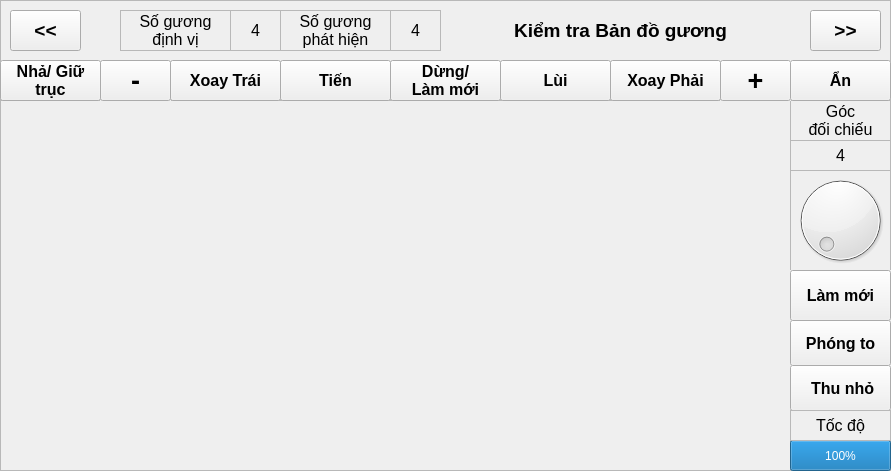
    <widget class="QFrame" name="fr_nav350">
     <property name="geometry">
      <rect>
       <x>0</x>
       <y>0</y>
       <width>891</width>
       <height>471</height>
      </rect>
     </property>
     <property name="autoFillBackground">
      <bool>true</bool>
     </property>
     <property name="frameShape">
      <enum>QFrame::StyledPanel</enum>
     </property>
     <property name="frameShadow">
      <enum>QFrame::Raised</enum>
     </property>
     <widget class="QFrame" name="fr_showReflector">
      <property name="geometry">
       <rect>
        <x>0</x>
        <y>100</y>
        <width>791</width>
        <height>371</height>
       </rect>
      </property>
      <property name="autoFillBackground">
       <bool>true</bool>
      </property>
      <property name="frameShape">
       <enum>QFrame::StyledPanel</enum>
      </property>
      <property name="frameShadow">
       <enum>QFrame::Raised</enum>
      </property>
      <widget class="QLabel" name="lb_rf_0">
       <property name="geometry">
        <rect>
         <x>-20</x>
         <y>0</y>
         <width>21</width>
         <height>21</height>
        </rect>
       </property>
       <property name="font">
        <font>
         <pointsize>8</pointsize>
        </font>
       </property>
       <property name="autoFillBackground">
        <bool>true</bool>
       </property>
       <property name="frameShape">
        <enum>QFrame::StyledPanel</enum>
       </property>
       <property name="text">
        <string>ID</string>
       </property>
       <property name="alignment">
        <set>Qt::AlignCenter</set>
       </property>
      </widget>
      <widget class="QLabel" name="lb_rf_1">
       <property name="geometry">
        <rect>
         <x>-20</x>
         <y>20</y>
         <width>21</width>
         <height>21</height>
        </rect>
       </property>
       <property name="font">
        <font>
         <pointsize>8</pointsize>
        </font>
       </property>
       <property name="autoFillBackground">
        <bool>true</bool>
       </property>
       <property name="frameShape">
        <enum>QFrame::StyledPanel</enum>
       </property>
       <property name="text">
        <string>ID</string>
       </property>
       <property name="alignment">
        <set>Qt::AlignCenter</set>
       </property>
      </widget>
      <widget class="QLabel" name="lb_rf_2">
       <property name="geometry">
        <rect>
         <x>-20</x>
         <y>40</y>
         <width>21</width>
         <height>21</height>
        </rect>
       </property>
       <property name="font">
        <font>
         <pointsize>8</pointsize>
        </font>
       </property>
       <property name="autoFillBackground">
        <bool>true</bool>
       </property>
       <property name="frameShape">
        <enum>QFrame::StyledPanel</enum>
       </property>
       <property name="text">
        <string>ID</string>
       </property>
       <property name="alignment">
        <set>Qt::AlignCenter</set>
       </property>
      </widget>
      <widget class="QLabel" name="lb_rf_3">
       <property name="geometry">
        <rect>
         <x>-20</x>
         <y>60</y>
         <width>21</width>
         <height>21</height>
        </rect>
       </property>
       <property name="font">
        <font>
         <pointsize>8</pointsize>
        </font>
       </property>
       <property name="autoFillBackground">
        <bool>true</bool>
       </property>
       <property name="frameShape">
        <enum>QFrame::StyledPanel</enum>
       </property>
       <property name="text">
        <string>ID</string>
       </property>
       <property name="alignment">
        <set>Qt::AlignCenter</set>
       </property>
      </widget>
      <widget class="QLabel" name="lb_rf_4">
       <property name="geometry">
        <rect>
         <x>-20</x>
         <y>80</y>
         <width>21</width>
         <height>21</height>
        </rect>
       </property>
       <property name="font">
        <font>
         <pointsize>8</pointsize>
        </font>
       </property>
       <property name="autoFillBackground">
        <bool>true</bool>
       </property>
       <property name="frameShape">
        <enum>QFrame::StyledPanel</enum>
       </property>
       <property name="text">
        <string>ID</string>
       </property>
       <property name="alignment">
        <set>Qt::AlignCenter</set>
       </property>
      </widget>
      <widget class="QLabel" name="lb_rf_5">
       <property name="geometry">
        <rect>
         <x>-20</x>
         <y>100</y>
         <width>21</width>
         <height>21</height>
        </rect>
       </property>
       <property name="font">
        <font>
         <pointsize>8</pointsize>
        </font>
       </property>
       <property name="autoFillBackground">
        <bool>true</bool>
       </property>
       <property name="frameShape">
        <enum>QFrame::StyledPanel</enum>
       </property>
       <property name="text">
        <string>ID</string>
       </property>
       <property name="alignment">
        <set>Qt::AlignCenter</set>
       </property>
      </widget>
      <widget class="QLabel" name="lb_rf_6">
       <property name="geometry">
        <rect>
         <x>-20</x>
         <y>120</y>
         <width>21</width>
         <height>21</height>
        </rect>
       </property>
       <property name="font">
        <font>
         <pointsize>8</pointsize>
        </font>
       </property>
       <property name="autoFillBackground">
        <bool>true</bool>
       </property>
       <property name="frameShape">
        <enum>QFrame::StyledPanel</enum>
       </property>
       <property name="text">
        <string>ID</string>
       </property>
       <property name="alignment">
        <set>Qt::AlignCenter</set>
       </property>
      </widget>
      <widget class="QLabel" name="lb_rf_7">
       <property name="geometry">
        <rect>
         <x>-20</x>
         <y>140</y>
         <width>21</width>
         <height>21</height>
        </rect>
       </property>
       <property name="font">
        <font>
         <pointsize>8</pointsize>
        </font>
       </property>
       <property name="autoFillBackground">
        <bool>true</bool>
       </property>
       <property name="frameShape">
        <enum>QFrame::StyledPanel</enum>
       </property>
       <property name="text">
        <string>ID</string>
       </property>
       <property name="alignment">
        <set>Qt::AlignCenter</set>
       </property>
      </widget>
      <widget class="QLabel" name="lb_rf_8">
       <property name="geometry">
        <rect>
         <x>-20</x>
         <y>160</y>
         <width>21</width>
         <height>21</height>
        </rect>
       </property>
       <property name="font">
        <font>
         <pointsize>8</pointsize>
        </font>
       </property>
       <property name="autoFillBackground">
        <bool>true</bool>
       </property>
       <property name="frameShape">
        <enum>QFrame::StyledPanel</enum>
       </property>
       <property name="text">
        <string>ID</string>
       </property>
       <property name="alignment">
        <set>Qt::AlignCenter</set>
       </property>
      </widget>
      <widget class="QLabel" name="lb_rf_9">
       <property name="geometry">
        <rect>
         <x>-20</x>
         <y>180</y>
         <width>21</width>
         <height>21</height>
        </rect>
       </property>
       <property name="font">
        <font>
         <pointsize>8</pointsize>
        </font>
       </property>
       <property name="autoFillBackground">
        <bool>true</bool>
       </property>
       <property name="frameShape">
        <enum>QFrame::StyledPanel</enum>
       </property>
       <property name="text">
        <string>ID</string>
       </property>
       <property name="alignment">
        <set>Qt::AlignCenter</set>
       </property>
      </widget>
      <widget class="QLabel" name="lb_rf_10">
       <property name="geometry">
        <rect>
         <x>-20</x>
         <y>200</y>
         <width>21</width>
         <height>21</height>
        </rect>
       </property>
       <property name="font">
        <font>
         <pointsize>8</pointsize>
        </font>
       </property>
       <property name="autoFillBackground">
        <bool>true</bool>
       </property>
       <property name="frameShape">
        <enum>QFrame::StyledPanel</enum>
       </property>
       <property name="text">
        <string>ID</string>
       </property>
       <property name="alignment">
        <set>Qt::AlignCenter</set>
       </property>
      </widget>
      <widget class="QLabel" name="lb_rf_11">
       <property name="geometry">
        <rect>
         <x>-20</x>
         <y>220</y>
         <width>21</width>
         <height>21</height>
        </rect>
       </property>
       <property name="font">
        <font>
         <pointsize>8</pointsize>
        </font>
       </property>
       <property name="autoFillBackground">
        <bool>true</bool>
       </property>
       <property name="frameShape">
        <enum>QFrame::StyledPanel</enum>
       </property>
       <property name="text">
        <string>ID</string>
       </property>
       <property name="alignment">
        <set>Qt::AlignCenter</set>
       </property>
      </widget>
      <widget class="QLabel" name="lb_rf_12">
       <property name="geometry">
        <rect>
         <x>-20</x>
         <y>240</y>
         <width>21</width>
         <height>21</height>
        </rect>
       </property>
       <property name="font">
        <font>
         <pointsize>8</pointsize>
        </font>
       </property>
       <property name="autoFillBackground">
        <bool>true</bool>
       </property>
       <property name="frameShape">
        <enum>QFrame::StyledPanel</enum>
       </property>
       <property name="text">
        <string>ID</string>
       </property>
       <property name="alignment">
        <set>Qt::AlignCenter</set>
       </property>
      </widget>
      <widget class="QLabel" name="lb_rf_13">
       <property name="geometry">
        <rect>
         <x>-20</x>
         <y>260</y>
         <width>21</width>
         <height>21</height>
        </rect>
       </property>
       <property name="font">
        <font>
         <pointsize>8</pointsize>
        </font>
       </property>
       <property name="autoFillBackground">
        <bool>true</bool>
       </property>
       <property name="frameShape">
        <enum>QFrame::StyledPanel</enum>
       </property>
       <property name="text">
        <string>ID</string>
       </property>
       <property name="alignment">
        <set>Qt::AlignCenter</set>
       </property>
      </widget>
      <widget class="QLabel" name="lb_rf_14">
       <property name="geometry">
        <rect>
         <x>-20</x>
         <y>280</y>
         <width>21</width>
         <height>21</height>
        </rect>
       </property>
       <property name="font">
        <font>
         <pointsize>8</pointsize>
        </font>
       </property>
       <property name="autoFillBackground">
        <bool>true</bool>
       </property>
       <property name="frameShape">
        <enum>QFrame::StyledPanel</enum>
       </property>
       <property name="text">
        <string>ID</string>
       </property>
       <property name="alignment">
        <set>Qt::AlignCenter</set>
       </property>
      </widget>
      <widget class="QLabel" name="lb_rf_15">
       <property name="geometry">
        <rect>
         <x>-20</x>
         <y>300</y>
         <width>21</width>
         <height>21</height>
        </rect>
       </property>
       <property name="font">
        <font>
         <pointsize>8</pointsize>
        </font>
       </property>
       <property name="autoFillBackground">
        <bool>true</bool>
       </property>
       <property name="frameShape">
        <enum>QFrame::StyledPanel</enum>
       </property>
       <property name="text">
        <string>ID</string>
       </property>
       <property name="alignment">
        <set>Qt::AlignCenter</set>
       </property>
      </widget>
      <widget class="QLabel" name="lb_rf_16">
       <property name="geometry">
        <rect>
         <x>-20</x>
         <y>320</y>
         <width>21</width>
         <height>21</height>
        </rect>
       </property>
       <property name="font">
        <font>
         <pointsize>8</pointsize>
        </font>
       </property>
       <property name="autoFillBackground">
        <bool>true</bool>
       </property>
       <property name="frameShape">
        <enum>QFrame::StyledPanel</enum>
       </property>
       <property name="text">
        <string>ID</string>
       </property>
       <property name="alignment">
        <set>Qt::AlignCenter</set>
       </property>
      </widget>
      <widget class="QLabel" name="lb_rf_17">
       <property name="geometry">
        <rect>
         <x>-20</x>
         <y>340</y>
         <width>21</width>
         <height>21</height>
        </rect>
       </property>
       <property name="font">
        <font>
         <pointsize>8</pointsize>
        </font>
       </property>
       <property name="autoFillBackground">
        <bool>true</bool>
       </property>
       <property name="frameShape">
        <enum>QFrame::StyledPanel</enum>
       </property>
       <property name="text">
        <string>ID</string>
       </property>
       <property name="alignment">
        <set>Qt::AlignCenter</set>
       </property>
      </widget>
      <widget class="QLabel" name="lb_rf_18">
       <property name="geometry">
        <rect>
         <x>-20</x>
         <y>360</y>
         <width>21</width>
         <height>21</height>
        </rect>
       </property>
       <property name="font">
        <font>
         <pointsize>8</pointsize>
        </font>
       </property>
       <property name="autoFillBackground">
        <bool>true</bool>
       </property>
       <property name="frameShape">
        <enum>QFrame::StyledPanel</enum>
       </property>
       <property name="text">
        <string>ID</string>
       </property>
       <property name="alignment">
        <set>Qt::AlignCenter</set>
       </property>
      </widget>
     </widget>
     <widget class="QLabel" name="lb_reflectorLoc">
      <property name="geometry">
       <rect>
        <x>120</x>
        <y>10</y>
        <width>111</width>
        <height>41</height>
       </rect>
      </property>
      <property name="font">
       <font>
        <pointsize>12</pointsize>
       </font>
      </property>
      <property name="autoFillBackground">
       <bool>false</bool>
      </property>
      <property name="frameShape">
       <enum>QFrame::StyledPanel</enum>
      </property>
      <property name="lineWidth">
       <number>1</number>
      </property>
      <property name="midLineWidth">
       <number>0</number>
      </property>
      <property name="text">
       <string>Số gương
định vị</string>
      </property>
      <property name="scaledContents">
       <bool>false</bool>
      </property>
      <property name="alignment">
       <set>Qt::AlignCenter</set>
      </property>
      <property name="wordWrap">
       <bool>false</bool>
      </property>
      <property name="openExternalLinks">
       <bool>false</bool>
      </property>
     </widget>
     <widget class="QLabel" name="lbv_reflectorLoc">
      <property name="geometry">
       <rect>
        <x>230</x>
        <y>10</y>
        <width>51</width>
        <height>41</height>
       </rect>
      </property>
      <property name="font">
       <font>
        <pointsize>12</pointsize>
       </font>
      </property>
      <property name="autoFillBackground">
       <bool>false</bool>
      </property>
      <property name="frameShape">
       <enum>QFrame::StyledPanel</enum>
      </property>
      <property name="lineWidth">
       <number>1</number>
      </property>
      <property name="midLineWidth">
       <number>0</number>
      </property>
      <property name="text">
       <string>4</string>
      </property>
      <property name="scaledContents">
       <bool>false</bool>
      </property>
      <property name="alignment">
       <set>Qt::AlignCenter</set>
      </property>
      <property name="wordWrap">
       <bool>false</bool>
      </property>
      <property name="openExternalLinks">
       <bool>false</bool>
      </property>
     </widget>
     <widget class="QLabel" name="lb_reflectorDetect">
      <property name="geometry">
       <rect>
        <x>280</x>
        <y>10</y>
        <width>111</width>
        <height>41</height>
       </rect>
      </property>
      <property name="font">
       <font>
        <pointsize>12</pointsize>
       </font>
      </property>
      <property name="autoFillBackground">
       <bool>false</bool>
      </property>
      <property name="frameShape">
       <enum>QFrame::StyledPanel</enum>
      </property>
      <property name="lineWidth">
       <number>1</number>
      </property>
      <property name="midLineWidth">
       <number>0</number>
      </property>
      <property name="text">
       <string>Số gương
phát hiện</string>
      </property>
      <property name="scaledContents">
       <bool>false</bool>
      </property>
      <property name="alignment">
       <set>Qt::AlignCenter</set>
      </property>
      <property name="wordWrap">
       <bool>false</bool>
      </property>
      <property name="openExternalLinks">
       <bool>false</bool>
      </property>
     </widget>
     <widget class="QLabel" name="lbv_reflectorDetect">
      <property name="geometry">
       <rect>
        <x>390</x>
        <y>10</y>
        <width>51</width>
        <height>41</height>
       </rect>
      </property>
      <property name="font">
       <font>
        <pointsize>12</pointsize>
       </font>
      </property>
      <property name="autoFillBackground">
       <bool>false</bool>
      </property>
      <property name="frameShape">
       <enum>QFrame::StyledPanel</enum>
      </property>
      <property name="lineWidth">
       <number>1</number>
      </property>
      <property name="midLineWidth">
       <number>0</number>
      </property>
      <property name="text">
       <string>4</string>
      </property>
      <property name="scaledContents">
       <bool>false</bool>
      </property>
      <property name="alignment">
       <set>Qt::AlignCenter</set>
      </property>
      <property name="wordWrap">
       <bool>false</bool>
      </property>
      <property name="openExternalLinks">
       <bool>false</bool>
      </property>
     </widget>
     <widget class="QLabel" name="lb_angleCompare">
      <property name="geometry">
       <rect>
        <x>790</x>
        <y>100</y>
        <width>101</width>
        <height>41</height>
       </rect>
      </property>
      <property name="font">
       <font>
        <pointsize>12</pointsize>
       </font>
      </property>
      <property name="autoFillBackground">
       <bool>false</bool>
      </property>
      <property name="frameShape">
       <enum>QFrame::StyledPanel</enum>
      </property>
      <property name="lineWidth">
       <number>1</number>
      </property>
      <property name="midLineWidth">
       <number>0</number>
      </property>
      <property name="text">
       <string>Góc
đối chiếu</string>
      </property>
      <property name="scaledContents">
       <bool>false</bool>
      </property>
      <property name="alignment">
       <set>Qt::AlignCenter</set>
      </property>
      <property name="wordWrap">
       <bool>false</bool>
      </property>
      <property name="openExternalLinks">
       <bool>false</bool>
      </property>
     </widget>
     <widget class="QLabel" name="lbv_angleCompare">
      <property name="geometry">
       <rect>
        <x>790</x>
        <y>140</y>
        <width>101</width>
        <height>31</height>
       </rect>
      </property>
      <property name="font">
       <font>
        <pointsize>12</pointsize>
       </font>
      </property>
      <property name="autoFillBackground">
       <bool>false</bool>
      </property>
      <property name="frameShape">
       <enum>QFrame::StyledPanel</enum>
      </property>
      <property name="lineWidth">
       <number>1</number>
      </property>
      <property name="midLineWidth">
       <number>0</number>
      </property>
      <property name="text">
       <string>4</string>
      </property>
      <property name="scaledContents">
       <bool>false</bool>
      </property>
      <property name="alignment">
       <set>Qt::AlignCenter</set>
      </property>
      <property name="wordWrap">
       <bool>false</bool>
      </property>
      <property name="openExternalLinks">
       <bool>false</bool>
      </property>
     </widget>
     <widget class="QDial" name="dial_angleCompare">
      <property name="geometry">
       <rect>
        <x>790</x>
        <y>170</y>
        <width>101</width>
        <height>101</height>
       </rect>
      </property>
      <property name="maximum">
       <number>180</number>
      </property>
     </widget>
     <widget class="QPushButton" name="bt_page_editSpecialPoint">
      <property name="geometry">
       <rect>
        <x>810</x>
        <y>10</y>
        <width>71</width>
        <height>41</height>
       </rect>
      </property>
      <property name="font">
       <font>
        <pointsize>14</pointsize>
        <weight>75</weight>
        <bold>true</bold>
       </font>
      </property>
      <property name="text">
       <string>&gt;&gt;</string>
      </property>
     </widget>
     <widget class="QPushButton" name="bt_page_getPoint">
      <property name="geometry">
       <rect>
        <x>10</x>
        <y>10</y>
        <width>71</width>
        <height>41</height>
       </rect>
      </property>
      <property name="font">
       <font>
        <pointsize>14</pointsize>
        <weight>75</weight>
        <bold>true</bold>
       </font>
      </property>
      <property name="text">
       <string>&lt;&lt;</string>
      </property>
     </widget>
     <widget class="QPushButton" name="bt_hideSetting2">
      <property name="geometry">
       <rect>
        <x>790</x>
        <y>60</y>
        <width>101</width>
        <height>41</height>
       </rect>
      </property>
      <property name="font">
       <font>
        <pointsize>12</pointsize>
        <weight>75</weight>
        <bold>true</bold>
       </font>
      </property>
      <property name="text">
       <string>Ẩn</string>
      </property>
     </widget>
     <widget class="QPushButton" name="bt_reduceSpeed2">
      <property name="geometry">
       <rect>
        <x>100</x>
        <y>60</y>
        <width>71</width>
        <height>41</height>
       </rect>
      </property>
      <property name="font">
       <font>
        <family>Ubuntu</family>
        <pointsize>20</pointsize>
        <weight>75</weight>
        <bold>true</bold>
       </font>
      </property>
      <property name="focusPolicy">
       <enum>Qt::ClickFocus</enum>
      </property>
      <property name="autoFillBackground">
       <bool>true</bool>
      </property>
      <property name="text">
       <string>-</string>
      </property>
     </widget>
     <widget class="QPushButton" name="bt_tryTarget_goStop2">
      <property name="geometry">
       <rect>
        <x>390</x>
        <y>60</y>
        <width>111</width>
        <height>41</height>
       </rect>
      </property>
      <property name="font">
       <font>
        <pointsize>12</pointsize>
        <weight>75</weight>
        <bold>true</bold>
       </font>
      </property>
      <property name="text">
       <string>Dừng/
Làm mới</string>
      </property>
     </widget>
     <widget class="QPushButton" name="bt_upSpeed2">
      <property name="geometry">
       <rect>
        <x>720</x>
        <y>60</y>
        <width>71</width>
        <height>41</height>
       </rect>
      </property>
      <property name="font">
       <font>
        <family>Ubuntu</family>
        <pointsize>20</pointsize>
        <weight>75</weight>
        <bold>true</bold>
       </font>
      </property>
      <property name="focusPolicy">
       <enum>Qt::ClickFocus</enum>
      </property>
      <property name="autoFillBackground">
       <bool>true</bool>
      </property>
      <property name="text">
       <string>+</string>
      </property>
     </widget>
     <widget class="QPushButton" name="bt_tryTarget_goDown2">
      <property name="geometry">
       <rect>
        <x>500</x>
        <y>60</y>
        <width>111</width>
        <height>41</height>
       </rect>
      </property>
      <property name="font">
       <font>
        <pointsize>12</pointsize>
        <weight>75</weight>
        <bold>true</bold>
       </font>
      </property>
      <property name="text">
       <string>Lùi</string>
      </property>
     </widget>
     <widget class="QPushButton" name="bt_tryTarget_goLeft2">
      <property name="geometry">
       <rect>
        <x>170</x>
        <y>60</y>
        <width>111</width>
        <height>41</height>
       </rect>
      </property>
      <property name="font">
       <font>
        <pointsize>12</pointsize>
        <weight>75</weight>
        <bold>true</bold>
       </font>
      </property>
      <property name="text">
       <string>Xoay Trái</string>
      </property>
     </widget>
     <widget class="QPushButton" name="bt_tryTarget_goRight2">
      <property name="geometry">
       <rect>
        <x>610</x>
        <y>60</y>
        <width>111</width>
        <height>41</height>
       </rect>
      </property>
      <property name="font">
       <font>
        <pointsize>12</pointsize>
        <weight>75</weight>
        <bold>true</bold>
       </font>
      </property>
      <property name="text">
       <string>Xoay Phải</string>
      </property>
     </widget>
     <widget class="QPushButton" name="bt_disableBrake2">
      <property name="geometry">
       <rect>
        <x>0</x>
        <y>60</y>
        <width>101</width>
        <height>41</height>
       </rect>
      </property>
      <property name="font">
       <font>
        <pointsize>12</pointsize>
        <weight>75</weight>
        <bold>true</bold>
       </font>
      </property>
      <property name="text">
       <string>Nhả/ Giữ
trục</string>
      </property>
     </widget>
     <widget class="QPushButton" name="bt_tryTarget_goUp2">
      <property name="geometry">
       <rect>
        <x>280</x>
        <y>60</y>
        <width>111</width>
        <height>41</height>
       </rect>
      </property>
      <property name="font">
       <font>
        <pointsize>12</pointsize>
        <weight>75</weight>
        <bold>true</bold>
       </font>
      </property>
      <property name="text">
       <string>Tiến</string>
      </property>
     </widget>
     <widget class="QPushButton" name="bt_zoomout">
      <property name="geometry">
       <rect>
        <x>790</x>
        <y>320</y>
        <width>101</width>
        <height>46</height>
       </rect>
      </property>
      <property name="font">
       <font>
        <family>Ubuntu</family>
        <pointsize>12</pointsize>
        <weight>75</weight>
        <bold>true</bold>
       </font>
      </property>
      <property name="focusPolicy">
       <enum>Qt::ClickFocus</enum>
      </property>
      <property name="autoFillBackground">
       <bool>true</bool>
      </property>
      <property name="text">
       <string>Phóng to</string>
      </property>
     </widget>
     <widget class="QPushButton" name="bt_zoomin">
      <property name="geometry">
       <rect>
        <x>790</x>
        <y>365</y>
        <width>101</width>
        <height>46</height>
       </rect>
      </property>
      <property name="font">
       <font>
        <family>Ubuntu</family>
        <pointsize>12</pointsize>
        <weight>75</weight>
        <bold>true</bold>
       </font>
      </property>
      <property name="focusPolicy">
       <enum>Qt::ClickFocus</enum>
      </property>
      <property name="autoFillBackground">
       <bool>true</bool>
      </property>
      <property name="text">
       <string> Thu nhỏ</string>
      </property>
     </widget>
     <widget class="QPushButton" name="bt_refresh_reflectors">
      <property name="geometry">
       <rect>
        <x>790</x>
        <y>270</y>
        <width>101</width>
        <height>51</height>
       </rect>
      </property>
      <property name="font">
       <font>
        <family>Ubuntu</family>
        <pointsize>12</pointsize>
        <weight>75</weight>
        <bold>true</bold>
       </font>
      </property>
      <property name="focusPolicy">
       <enum>Qt::ClickFocus</enum>
      </property>
      <property name="autoFillBackground">
       <bool>true</bool>
      </property>
      <property name="text">
       <string>Làm mới</string>
      </property>
     </widget>
     <widget class="QLabel" name="lb_reflectorCheck">
      <property name="enabled">
       <bool>true</bool>
      </property>
      <property name="geometry">
       <rect>
        <x>500</x>
        <y>15</y>
        <width>241</width>
        <height>31</height>
       </rect>
      </property>
      <property name="font">
       <font>
        <pointsize>14</pointsize>
        <weight>75</weight>
        <bold>true</bold>
       </font>
      </property>
      <property name="autoFillBackground">
       <bool>false</bool>
      </property>
      <property name="frameShape">
       <enum>QFrame::NoFrame</enum>
      </property>
      <property name="lineWidth">
       <number>1</number>
      </property>
      <property name="midLineWidth">
       <number>0</number>
      </property>
      <property name="text">
       <string>Kiểm tra Bản đồ gương</string>
      </property>
      <property name="scaledContents">
       <bool>false</bool>
      </property>
      <property name="alignment">
       <set>Qt::AlignCenter</set>
      </property>
      <property name="wordWrap">
       <bool>false</bool>
      </property>
      <property name="openExternalLinks">
       <bool>false</bool>
      </property>
     </widget>
     <widget class="QProgressBar" name="pb_speed2">
      <property name="geometry">
       <rect>
        <x>790</x>
        <y>440</y>
        <width>101</width>
        <height>31</height>
       </rect>
      </property>
      <property name="layoutDirection">
       <enum>Qt::LeftToRight</enum>
      </property>
      <property name="value">
       <number>100</number>
      </property>
      <property name="alignment">
       <set>Qt::AlignCenter</set>
      </property>
      <property name="textVisible">
       <bool>true</bool>
      </property>
      <property name="orientation">
       <enum>Qt::Horizontal</enum>
      </property>
      <property name="invertedAppearance">
       <bool>false</bool>
      </property>
      <property name="textDirection">
       <enum>QProgressBar::TopToBottom</enum>
      </property>
     </widget>
     <widget class="QLabel" name="lb_velocity">
      <property name="geometry">
       <rect>
        <x>790</x>
        <y>410</y>
        <width>101</width>
        <height>31</height>
       </rect>
      </property>
      <property name="font">
       <font>
        <pointsize>12</pointsize>
       </font>
      </property>
      <property name="autoFillBackground">
       <bool>false</bool>
      </property>
      <property name="frameShape">
       <enum>QFrame::StyledPanel</enum>
      </property>
      <property name="lineWidth">
       <number>1</number>
      </property>
      <property name="midLineWidth">
       <number>0</number>
      </property>
      <property name="text">
       <string>Tốc độ</string>
      </property>
      <property name="scaledContents">
       <bool>false</bool>
      </property>
      <property name="alignment">
       <set>Qt::AlignCenter</set>
      </property>
      <property name="wordWrap">
       <bool>false</bool>
      </property>
      <property name="openExternalLinks">
       <bool>false</bool>
      </property>
     </widget>
    </widget>
